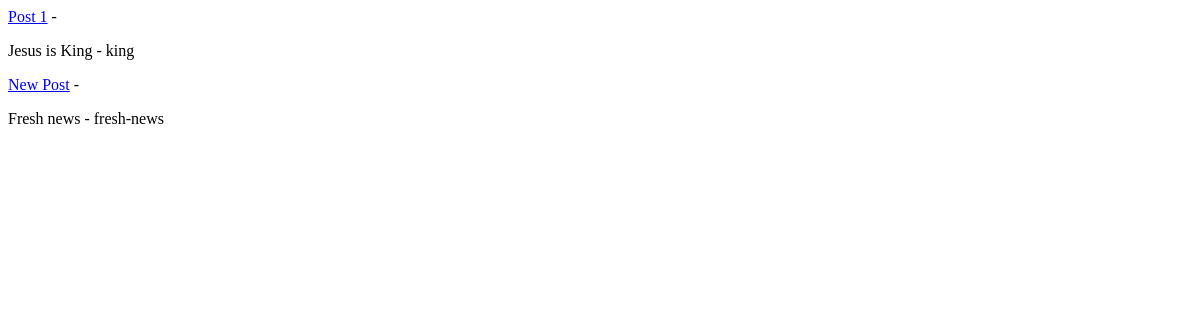
The app's page /, older data.
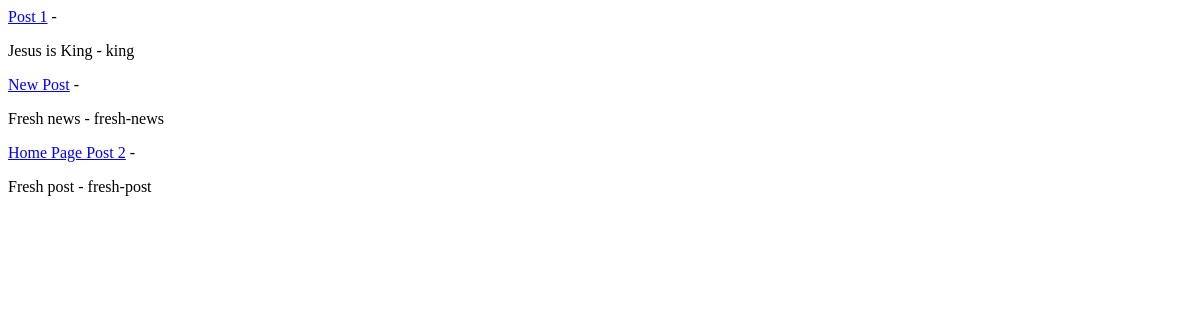
The same page, newer data.
### MAIN/models.py (models this page shows, shortened)
class Post(models.Model):
    title = models.CharField(max_length=100)
    content = models.TextField()
    author = models.ForeignKey(User, on_delete=models.CASCADE)
    date_posted = models.DateTimeField(default=timezone.now)
    slug = models.SlugField()

### MAIN/views.py (the view)
# urls.py: path("", home, name="home"),
def home(request):
    posts = Post.objects.all()
    context = {
        "posts": posts
    }
    return render(request, "MAIN/home.html", context)

### MAIN/templates/MAIN/home.html (shortened to what this page needs)
<!DOCTYPE html>
<html lang="en">
<head>
</head>
<body>
    {% for post in posts %}
        <a href="{% url 'detail' post.slug %}">{{ post.title }}</a> - <p>{{ post.content }} - {{ post.slug}}</p>
    {% endfor %}
</body>
</html>

Row changes from the older to the newer data that the page shows:
added Post: title "Home Page Post 2", content "Fresh post", slug "fresh-post"
